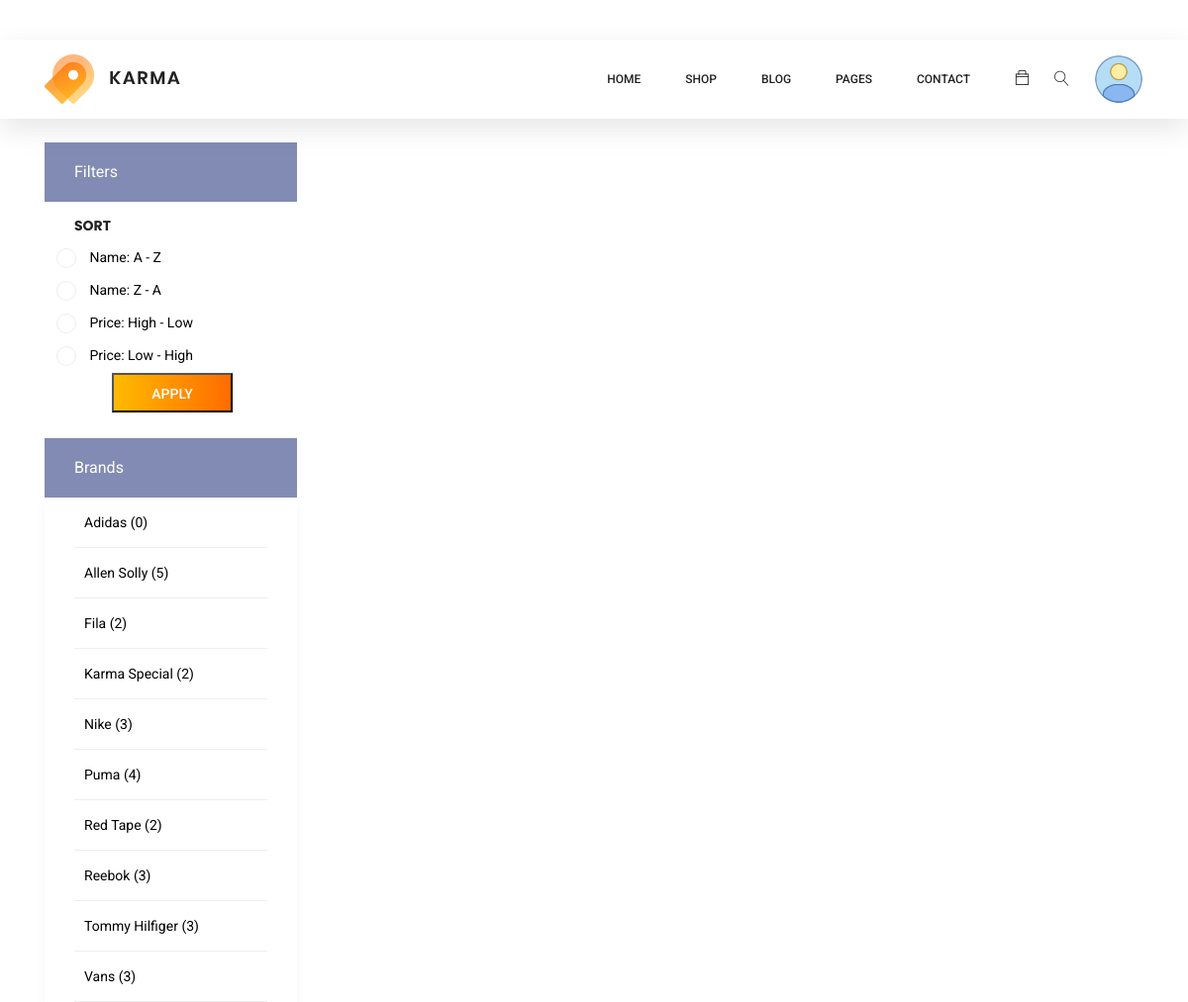
The app's page /brand-category/ (signed in) with its own data.
### mainapp/models.py (models this page shows, shortened)
class Brand(models.Model):
    name = models.CharField(max_length=51)

### mainapp/views.py (the view, shortened to what this page needs)
# urls.py: path("brand-category/", views.BrandCategory.as_view(), name="brand-category"),
class BrandCategory(ListView):
    model = Brand
    def get_context_data(self, *args, **kwargs):
        queryset = kwargs.pop("object_list", None)
        if queryset is None:
            self.object_list = self.get_queryset(*args, **kwargs)
        return super().get_context_data(**kwargs)
    def get_queryset(self, *args, **kwargs):
        qs = super(BrandCategory, self).get_queryset(*args, **kwargs)
        qs = qs.order_by("name")
        context = []
        for q in qs:
            total_brand_items = q.product_set.all().count()
            context.append(
                {
                    "brand": q,
                    "products": total_brand_items,
                }
            )
        return context
    template_name = "mainapp/brand-category.html"

### mainapp/templates/mainapp/brand-category.html (shortened to what this page needs)
{% extends 'mainapp/base.html' %}
{% load static %}
{%block body%}
<div class="container">
  <div class="mt-5 pt-5"></div>
  <div class="row">
    <div class="col-xl-3 col-lg-4 col-md-5">
      <div class="sidebar-filter side_view">
        <div class="top-filter-head">Filters</div>
        <div class="common-filter mt-3">
          <h3 class="head">Sort</h3>
          <form method="POST">
            <ul>
              <li class="filter-list">
                <input class="pixel-radio" type="radio" id="a-z" value="a-z" name="sort" />
                <label for="a-z">Name: A - Z</label>
              </li>
              <li class="filter-list">
                <input class="pixel-radio" type="radio" id="z-a" value="z-a" name="sort" />
                <label for="z-a">Name: Z - A</label>
              </li>
              <li class="filter-list">
                <input class="pixel-radio" type="radio" id="price-hl" value="price-hl" name="sort" />
                <label for="price-hl">Price: High - Low</label>
              </li>
              <li class="filter-list">
                <input class="pixel-radio" type="radio" id="price-lh" value="price-lh" name="sort" />
                <label for="price-lh">Price: Low - High</label>
              </li>
            </ul>
            <div class="cupon_text_2 d-flex justify-content-center">
              <button type="submit" value="Submit" class="primary-btn">
                Apply
              </button>
            </div>
          </form>
        </div>
      </div>
      <div class="sidebar-categories">
        <div class="head">Brands</div>
        <ul class="main-categories">
          {% for brand in object_list %}
          <li class="main-nav-list">
            <form id="my_form_{{brand.brand.id}}" method="POST">
              <a href="javascript:{}" onclick="document.getElementById('my_form_{{brand.brand.id}}').submit();">{{brand.brand.name}}
                ({{brand.products}})</a>
            </form>
          </li>
          {% endfor %}
        </ul>
      </div>
    </div>
    <div class="col-xl-9 col-lg-8 col-md-7 products_view">
    </div>
  </div>
</div>
{%endblock%}

### mainapp/static/mainapp/css/custom.css (style rules this page uses)
.cupon_text_2 .primary-btn { height: 40px; line-height: 38px; text-transform: uppercase; padding: 0px 38px; margin-left: 3px; border-radius: 0; }
.products_view { margin-top: -30px !important; }
.side_view { margin-top: 0px !important; }

### records on screen
Brand: brand.name "Adidas", products "0"
Brand: brand.name "Allen Solly", products "5"
Brand: brand.name "Fila", products "2"
Brand: brand.name "Karma Special", products "2"
Brand: brand.name "Nike", products "3"
Brand: brand.name "Puma", products "4"
Brand: brand.name "Red Tape", products "2"
Brand: brand.name "Reebok", products "3"
Brand: brand.name "Tommy Hilfiger", products "3"
Brand: brand.name "Vans", products "3"
